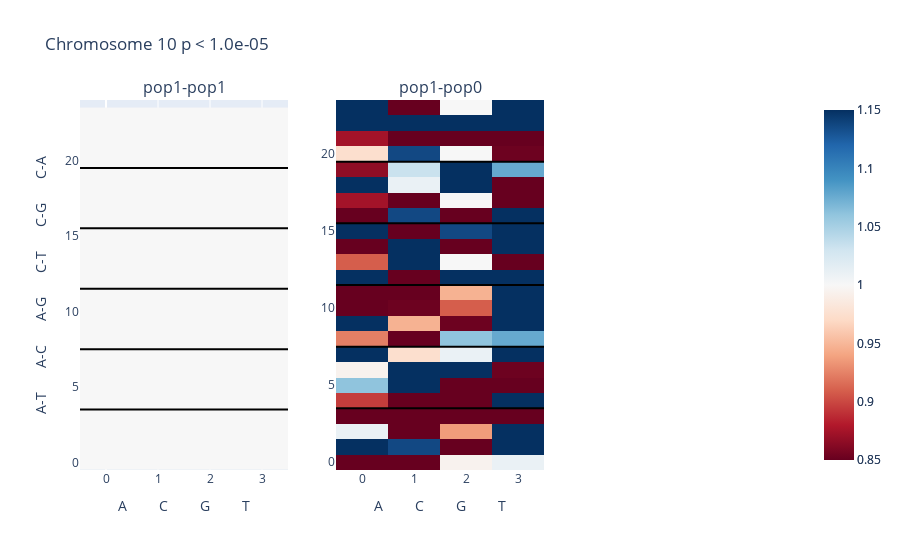

Notebook code for this chart:
### Markdown cell above
## Plot

### Code cell
from plotly.subplots import make_subplots
from plotly import tools

titles= pop_pair_names

Ncols= 3
Nrows= int(len(titles) / float(Ncols)) + (len(titles) % Ncols > 0)

fig_subplots = make_subplots(rows= Nrows, cols=Ncols,
                             subplot_titles=tuple(titles))

#####
for gp in range(len(titles)):

    pos1= int(float(gp) / Ncols) + 1
    pos2= gp - (pos1-1)*Ncols + 1

    title= titles[gp]
    
    ####
    sig_idx= gp
    fig = [go.Heatmap(
        z= [list(x) for x in ratio_grids[sig_idx]],
        zmin= 0.85,
        zmax= 1.15,
        text= labels,
        type = 'heatmap',
        colorscale= 'RdBu'
    )]

    sig_fig= significant_indices[sig_idx]


    if sum([len(x) for x in sig_fig]):

        fig.append(go.Scatter(x= [int(x) for x in sig_fig[0]], y= [int(x) for x in sig_fig[1]],
         mode='markers',line =dict(color='white',width=3),showlegend= False))
    
    for line in range(1,6):
        fig.append(go.Scatter(x= [-.5,3.5], y= [-.5 + 4 * line] * 2,
             mode='lines',line =dict(color='black',width=2),showlegend= False))
    
    ####

    for trace1 in fig:
        
        fig_subplots.append_trace(trace1, pos1, pos2)
    
    if pos2 == 1:
        fig_subplots.update_yaxes(range=[-.5, 24], row=pos1, col=pos2,
                                  title= 'A-T{}A-C{}A-G{}C-T{}C-G{}C-A'.format(*['\t'*6]*5))
    
    fig_subplots.update_xaxes(title= 'A{}C{}G{}T'.format(*['\t'*8]*3))


layout= go.Layout(
        xaxis=dict(range=[1.5, 4.5]),
        yaxis=dict(range=[1.5, 4.5])
)

fig= go.Figure(data=fig_subplots, layout=layout)
fig["layout"].update(yaxis=dict(range=[-.5,24]))
fig['layout'].update(height= Nrows * 550,width= 900)
fig['layout'].update(title= plot_title)
iplot(fig)

### Figure 1 — Plotly figure (JSON) as saved in the notebook; plotly's stock layout.template omitted (floating-point values rounded to 4 significant figures)
{"data": [{"colorscale": [[0, "rgb(103,0,31)"], [0.1, "rgb(178,24,43)"], [0.2, "rgb(214,96,77)"], [0.3, "rgb(244,165,130)"], [0.4, "rgb(253,219,199)"], [0.5, "rgb(247,247,247)"], [0.6, "rgb(209,229,240)"], [0.7, "rgb(146,197,222)"], [0.8, "rgb(67,147,195)"], [0.9, "rgb(33,102,172)"], [1, "rgb(5,48,97)"]], "text": [["AAA_T", "AAC_T", "AAG_T", "AAT_T"], ["CAA_T", "CAC_T", "CAG_T", "CAT_T"], ["GAA_T", "GAC_T", "GAG_T", "GAT_T"], ["TAA_T", "TAC_T", "TAG_T", "TAT_T"], ["AAA_C", "AAC_C", "AAG_C", "AAT_C"], ["CAA_C", "CAC_C", "CAG_C", "CAT_C"], ["GAA_C", "GAC_C", "GAG_C", "GAT_C"], ["TAA_C", "TAC_C", "TAG_C", "TAT_C"], ["AAA_G", "AAC_G", "AAG_G", "AAT_G"], ["CAA_G", "CAC_G", "CAG_G", "CAT_G"], ["GAA_G", "GAC_G", "GAG_G", "GAT_G"], ["TAA_G", "TAC_G", "TAG_G", "TAT_G"], ["ACA_T", "ACC_T", "ACG_T", "ACT_T"], ["CCA_T", "CCC_T", "CCG_T", "CCT_T"], ["GCA_T", "GCC_T", "GCG_T", "GCT_T"], ["TCA_T", "TCC_T", "TCG_T", "TCT_T"], ["ACA_G", "ACC_G", "ACG_G", "ACT_G"], ["CCA_G", "CCC_G", "CCG_G", "CCT_G"], ["GCA_G", "GCC_G", "GCG_G", "GCT_G"], ["TCA_G", "TCC_G", "TCG_G", "TCT_G"], ["ACA_A", "ACC_A", "ACG_A", "ACT_A"], ["CCA_A", "CCC_A", "CCG_A", "CCT_A"], ["GCA_A", "GCC_A", "GCG_A", "GCT_A"], ["TCA_A", "TCC_A", "TCG_A", "TCT_A"]], "type": "heatmap", "xaxis": "x", "yaxis": "y", "z": [[1, 1, 1, 1], [1, 1, 1, 1], [1, 1, 1, 1], [1, 1, 1, 1], [1, 1, 1, 1], [1, 1, 1, 1], [1, 1, 1, 1], [1, 1, 1, 1], [1, 1, 1, 1], [1, 1, 1, 1], [1, 1, 1, 1], [1, 1, 1, 1], [1, 1, 1, 1], [1, 1, 1, 1], [1, 1, 1, 1], [1, 1, 1, 1], [1, 1, 1, 1], [1, 1, 1, 1], [1, 1, 1, 1], [1, 1, 1, 1], [1, 1, 1, 1], [1, 1, 1, 1], [1, 1, 1, 1], [1, 1, 1, 1]], "zmax": 1.15, "zmin": 0.85}, {"line": {"color": "black", "width": 2}, "mode": "lines", "showlegend": false, "type": "scatter", "x": [-0.5, 3.5], "xaxis": "x", "y": [3.5, 3.5], "yaxis": "y"}, {"line": {"color": "black", "width": 2}, "mode": "lines", "showlegend": false, "type": "scatter", "x": [-0.5, 3.5], "xaxis": "x", "y": [7.5, 7.5], "yaxis": "y"}, {"line": {"color": "black", "width": 2}, "mode": "lines", "showlegend": false, "type": "scatter", "x": [-0.5, 3.5], "xaxis": "x", "y": [11.5, 11.5], "yaxis": "y"}, {"line": {"color": "black", "width": 2}, "mode": "lines", "showlegend": false, "type": "scatter", "x": [-0.5, 3.5], "xaxis": "x", "y": [15.5, 15.5], "yaxis": "y"}, {"line": {"color": "black", "width": 2}, "mode": "lines", "showlegend": false, "type": "scatter", "x": [-0.5, 3.5], "xaxis": "x", "y": [19.5, 19.5], "yaxis": "y"}, {"colorscale": [[0, "rgb(103,0,31)"], [0.1, "rgb(178,24,43)"], [0.2, "rgb(214,96,77)"], [0.3, "rgb(244,165,130)"], [0.4, "rgb(253,219,199)"], [0.5, "rgb(247,247,247)"], [0.6, "rgb(209,229,240)"], [0.7, "rgb(146,197,222)"], [0.8, "rgb(67,147,195)"], [0.9, "rgb(33,102,172)"], [1, "rgb(5,48,97)"]], "text": [["AAA_T", "AAC_T", "AAG_T", "AAT_T"], ["CAA_T", "CAC_T", "CAG_T", "CAT_T"], ["GAA_T", "GAC_T", "GAG_T", "GAT_T"], ["TAA_T", "TAC_T", "TAG_T", "TAT_T"], ["AAA_C", "AAC_C", "AAG_C", "AAT_C"], ["CAA_C", "CAC_C", "CAG_C", "CAT_C"], ["GAA_C", "GAC_C", "GAG_C", "GAT_C"], ["TAA_C", "TAC_C", "TAG_C", "TAT_C"], ["AAA_G", "AAC_G", "AAG_G", "AAT_G"], ["CAA_G", "CAC_G", "CAG_G", "CAT_G"], ["GAA_G", "GAC_G", "GAG_G", "GAT_G"], ["TAA_G", "TAC_G", "TAG_G", "TAT_G"], ["ACA_T", "ACC_T", "ACG_T", "ACT_T"], ["CCA_T", "CCC_T", "CCG_T", "CCT_T"], ["GCA_T", "GCC_T", "GCG_T", "GCT_T"], ["TCA_T", "TCC_T", "TCG_T", "TCT_T"], ["ACA_G", "ACC_G", "ACG_G", "ACT_G"], ["CCA_G", "CCC_G", "CCG_G", "CCT_G"], ["GCA_G", "GCC_G", "GCG_G", "GCT_G"], ["TCA_G", "TCC_G", "TCG_G", "TCT_G"], ["ACA_A", "ACC_A", "ACG_A", "ACT_A"], ["CCA_A", "CCC_A", "CCG_A", "CCT_A"], ["GCA_A", "GCC_A", "GCG_A", "GCT_A"], ["TCA_A", "TCC_A", "TCG_A", "TCT_A"]], "type": "heatmap", "xaxis": "x2", "yaxis": "y2", "z": [[0.6685, 0.6199, 0.9944, 1.01], [1.624, 1.136, 0.5348, 1.364], [1.01, 0.6494, 0.9359, 1.364], [0.6119, 0.5051, 0.6994, 0.6061], [0.8954, 0.7576, 0.1748, 1.311], [1.061, 1.446, 0.5682, 0.6494], [0.9944, 1.515, 1.326, 0.8523], [1.316, 0.9741, 1.01, 1.25], [0.9234, 0.5682, 1.061, 1.077], [1.574, 0.947, 0.8523, 1.515], [0.7178, 0.8523, 0.9092, 1.263], [0.7906, 0.5682, 0.947, 1.461], [1.436, 0.4546, 4.546, 1.894], [0.9092, 1.299, 1, 0.7576], [0.6494, 1.515, 0, 1.364], [1.399, 0.6494, 1.136, 2.273], [0.5682, 1.136, 0, 1.446], [0.8742, 0.3788, 1, 0.5682], [1.263, 1.01, 1.705, 0.7576], [0.8659, 1.033, 2.273, 1.077], [0.9741, 1.136, 1, 0.8523], [0.8742, 0.2841, 0.7576, 0.6199], [1.24, 1.515, 2.273, 2.273], [1.299, 0.6819, 1, 1.515]], "zmax": 1.15, "zmin": 0.85}, {"line": {"color": "black", "width": 2}, "mode": "lines", "showlegend": false, "type": "scatter", "x": [-0.5, 3.5], "xaxis": "x2", "y": [3.5, 3.5], "yaxis": "y2"}, {"line": {"color": "black", "width": 2}, "mode": "lines", "showlegend": false, "type": "scatter", "x": [-0.5, 3.5], "xaxis": "x2", "y": [7.5, 7.5], "yaxis": "y2"}, {"line": {"color": "black", "width": 2}, "mode": "lines", "showlegend": false, "type": "scatter", "x": [-0.5, 3.5], "xaxis": "x2", "y": [11.5, 11.5], "yaxis": "y2"}, {"line": {"color": "black", "width": 2}, "mode": "lines", "showlegend": false, "type": "scatter", "x": [-0.5, 3.5], "xaxis": "x2", "y": [15.5, 15.5], "yaxis": "y2"}, {"line": {"color": "black", "width": 2}, "mode": "lines", "showlegend": false, "type": "scatter", "x": [-0.5, 3.5], "xaxis": "x2", "y": [19.5, 19.5], "yaxis": "y2"}], "layout": {"annotations": [{"font": {"size": 16}, "showarrow": false, "text": "pop1-pop1", "x": 0.1444, "xanchor": "center", "xref": "paper", "y": 1, "yanchor": "bottom", "yref": "paper"}, {"font": {"size": 16}, "showarrow": false, "text": "pop1-pop0", "x": 0.5, "xanchor": "center", "xref": "paper", "y": 1, "yanchor": "bottom", "yref": "paper"}], "height": 550, "title": {"text": " Chromosome 10 p < 1.0e-05"}, "width": 900, "xaxis": {"anchor": "y", "domain": [0, 0.2889], "title": {"text": "A\t\t\t\t\t\t\t\tC\t\t\t\t\t\t\t\tG\t\t\t\t\t\t\t\tT"}}, "xaxis2": {"anchor": "y2", "domain": [0.3556, 0.6444], "title": {"text": "A\t\t\t\t\t\t\t\tC\t\t\t\t\t\t\t\tG\t\t\t\t\t\t\t\tT"}}, "xaxis3": {"anchor": "y3", "domain": [0.7111, 1], "title": {"text": "A\t\t\t\t\t\t\t\tC\t\t\t\t\t\t\t\tG\t\t\t\t\t\t\t\tT"}}, "yaxis": {"anchor": "x", "domain": [0, 1], "range": [-0.5, 24], "title": {"text": "A-T\t\t\t\t\t\tA-C\t\t\t\t\t\tA-G\t\t\t\t\t\tC-T\t\t\t\t\t\tC-G\t\t\t\t\t\tC-A"}}, "yaxis2": {"anchor": "x2", "domain": [0, 1]}, "yaxis3": {"anchor": "x3", "domain": [0, 1]}}}
